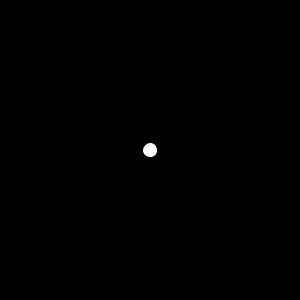
Frame 1 (no input)
Frame 60 (the mouse pressed at the canvas centre just before this capture): blank canvas, image omitted
Frame 120 (the mouse held since frame 60 and released just before this capture): blank canvas, image omitted

The Processing sketch that drew this single still picture (run headless with seeded random() and noise(); from frame 60 on, the mouse is pressed at the canvas centre):

// Processing sketch: pong1
// ── pong1.pde
int x, y;
int speedX, speedY;

void setup(){
  size(300,300);
  x = 150;
  y = 150;
  speedX = floor(random(-5,5));
  speedY = floor(random(-5,5));
}

void draw(){
  background(0);
  ellipse(x,y,15,15);
  x += speedX;
  y += speedY;
}
